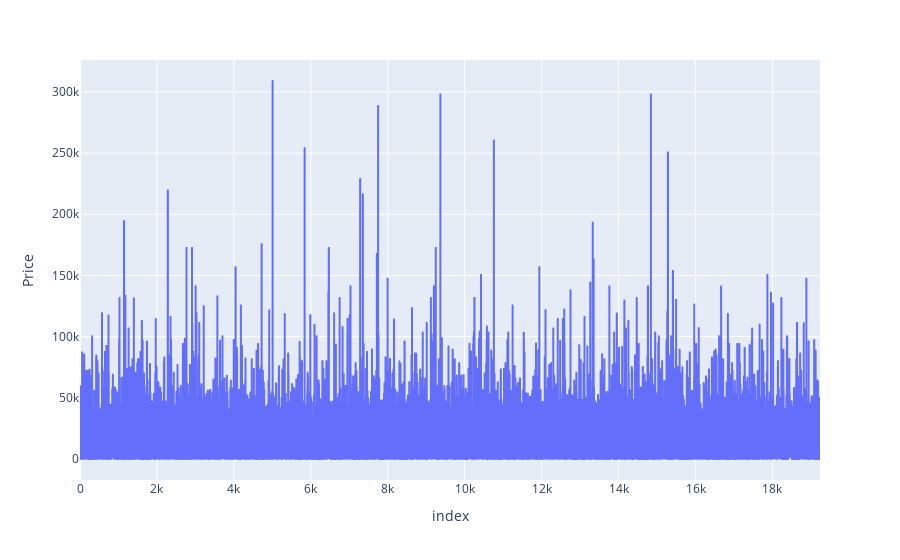

Notebook cell for this chart:
### Code cell
fig = px.line(data, y='Price')
fig.show()

### Figure 1 — Plotly figure (JSON) as saved in the notebook; plotly's stock layout.template omitted (floating-point values rounded to 4 significant figures; data arrays with more than 128 entries replaced by an {"elided": "..."} marker saying what was removed)
{"data": [{"hovertemplate": "index=%{x}<br>Price=%{y}<extra></extra>", "legendgroup": "", "line": {"color": "#636efa", "dash": "solid"}, "mode": "lines", "name": "", "showlegend": false, "type": "scattergl", "x": {"elided": "19237 int values"}, "xaxis": "x", "y": {"elided": "19237 int values"}, "yaxis": "y"}], "layout": {"legend": {"tracegroupgap": 0}, "margin": {"t": 60}, "xaxis": {"anchor": "y", "domain": [0, 1], "title": {"text": "index"}}, "yaxis": {"anchor": "x", "domain": [0, 1], "title": {"text": "Price"}}}}
